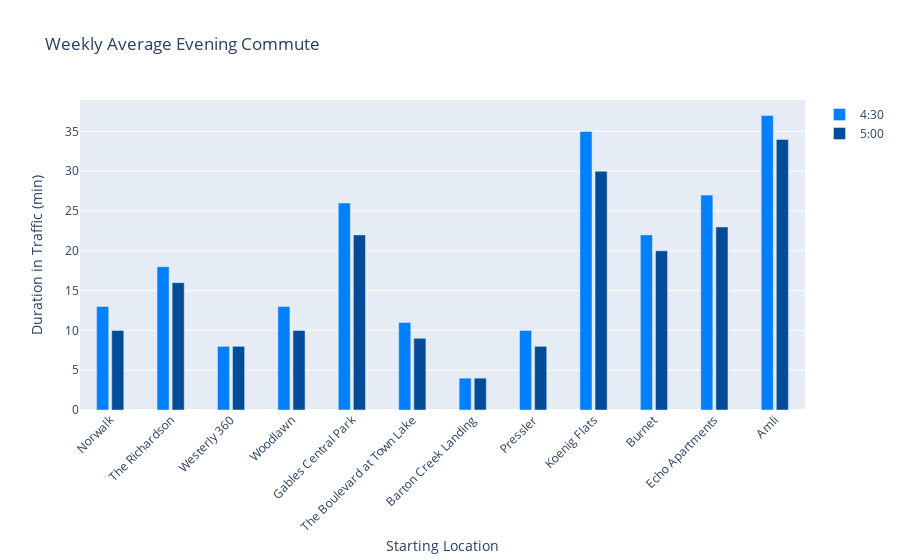

The cell this chart's notebook holds for it:
### Code cell
# Average week Evening commute times
weekdays = df.loc[(df['Weekday']=='Monday')|(df['Weekday']=='Tuesday')|(df['Weekday']=='Wednesday')|
                  (df['Weekday']=='Thursday')|(df['Weekday']=='Friday')]

fig = go.Figure(data=[go.Bar(x=labels, y=weekdays.loc[weekdays['Time'] == "16:30",'Duration in Traffic (min)'],
          marker_color="rgb(0,128,255)", width=0.2, name="4:30"),
                      go.Bar(x=labels, y=weekdays.loc[weekdays['Time'] == "17:0",'Duration in Traffic (min)'],
          marker_color="rgb(0,76,153)", width=0.2, name="5:00")])
                      
fig.update_layout(title="Weekly Average Evening Commute",
    xaxis_title="Starting Location",
    yaxis_title="Duration in Traffic (min)",
    barmode='group',
    bargap=0.5,
    bargroupgap=0.1,
    xaxis_tickangle=-45
)

fig.show()

### Figure 1 — Plotly figure (JSON) as saved in the notebook; plotly's stock layout.template omitted (floating-point values rounded to 4 significant figures; data arrays with more than 128 entries replaced by an {"elided": "..."} marker saying what was removed)
{"data": [{"marker": {"color": "rgb(0,128,255)"}, "name": "4:30", "type": "bar", "width": 0.2, "x": ["Norwalk", "The Richardson", "Westerly 360", "Woodlawn", "Gables Central Park", "The Boulevard at Town Lake", "Barton Creek Landing", "Pressler", "Koenig Flats", "Burnet", "Echo Apartments", "Amli"], "y": {"elided": "300 int values"}}, {"marker": {"color": "rgb(0,76,153)"}, "name": "5:00", "type": "bar", "width": 0.2, "x": ["Norwalk", "The Richardson", "Westerly 360", "Woodlawn", "Gables Central Park", "The Boulevard at Town Lake", "Barton Creek Landing", "Pressler", "Koenig Flats", "Burnet", "Echo Apartments", "Amli"], "y": {"elided": "300 int values"}}], "layout": {"bargap": 0.5, "bargroupgap": 0.1, "barmode": "group", "title": {"text": "Weekly Average Evening Commute"}, "xaxis": {"tickangle": -45, "title": {"text": "Starting Location"}}, "yaxis": {"title": {"text": "Duration in Traffic (min)"}}}}
